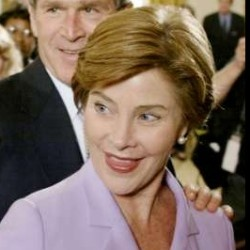
#> input picture demo_app/data/images/XQLFW/Laura_Bush_0007.jpg, 250 x 250 px, found by its file name
$ python degradation_funcs.py
#> lines starting #> are read from the running program, lines starting #| are printed output that depends on the picture
import numpy as np
import cv2
import os
from PIL import Image

# noise


def generate_noise(image,mean,var):
    # rows, cols, channels= image.shape
    rows, cols, channels = image.shape
    noise = np.random.normal(int(mean), int(var), (rows, cols, channels)).astype('uint8')
    img_noise = cv2.add(image, noise)
    return img_noise

def generate_blur(image,kernel_size):
    blurred_image = cv2.GaussianBlur(image, (kernel_size, kernel_size), 0)
    return blurred_image


def generate_lowresolution(image, scale_percent):
    width = int(image.shape[1] * scale_percent / 100)
    height = int(image.shape[0] * scale_percent / 100)
    dim = (width, height)
    resized = cv2.resize(image, dim, interpolation=cv2.INTER_AREA)
    new_image = np.full(image.shape, (128, 128, 128), dtype=np.uint8)
    x_offset = (new_image.shape[1] - resized.shape[1]) // 2
    y_offset = (new_image.shape[0] - resized.shape[0]) // 2
    new_image[y_offset:y_offset + resized.shape[0], x_offset:x_offset + resized.shape[1]] = resized
    return new_image

def generate_compression_artifact(image,quality):
    # Save the image with the specified quality
    cv2.imwrite(r"images\degradation_results\resolution.jpg", image, [cv2.IMWRITE_JPEG_QUALITY, quality])
    # Read the compressed image back using OpenCV
    image = cv2.imread(r"images\degradation_results\resolution.jpg")

    return image


if __name__ == '__main__':
    image = cv2.imread(r"C:\Users\HP\PycharmProjects\pythonProject\demo_app\data\images\XQLFW\Laura_Bush_0007.jpg")
#> image is the input picture: shape (250, 250, 3); mean B, G, R 89.7, 103.3, 122.8
    directory = (r'C:\Users\HP\PycharmProjects\pythonProject\demo_app\images\degradation_results')
    os.chdir(directory)
    filename = "degraded.jpg"
    #noisy = generate_noise(image,0,100)
    blurred=generate_blur(image,101)
#> in generate_blur, `blurred_image = cv2.GaussianBlur(image, (kernel_size, kernel_size), 0)`:
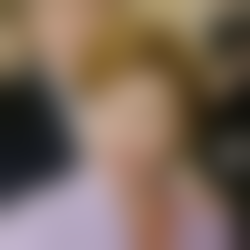
#> blurred_image: shape (250, 250, 3); mean B, G, R 89.7, 103.3, 122.8
    #lr=generate_lowresolution(image,40)
    #comp=generate_compression_artifact(image,500)
    cv2.imwrite(filename, blurred)

$ run again, with demo_app/data/images/XQLFW/Laura_Bush_0031.jpg copied over demo_app/data/images/XQLFW/Laura_Bush_0007.jpg
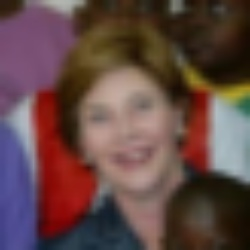
#> input picture demo_app/data/images/XQLFW/Laura_Bush_0031.jpg, 250 x 250 px, found by its file name
#> image is the input picture: shape (250, 250, 3); mean B, G, R 69.5, 72.4, 99.3
#> in generate_blur, `blurred_image = cv2.GaussianBlur(image, (kernel_size, kernel_size), 0)`:
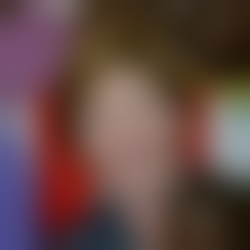
#> blurred_image: shape (250, 250, 3); mean B, G, R 69.5, 72.4, 99.3

$ run again, with demo_app/data/images/XQLFW/Jeffrey_Archer_0001.jpg copied over demo_app/data/images/XQLFW/Laura_Bush_0007.jpg
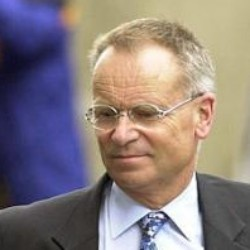
#> input picture demo_app/data/images/XQLFW/Jeffrey_Archer_0001.jpg, 250 x 250 px, found by its file name
#> image is the input picture: shape (250, 250, 3); mean B, G, R 125.6, 126.5, 138.3
#> in generate_blur, `blurred_image = cv2.GaussianBlur(image, (kernel_size, kernel_size), 0)`:
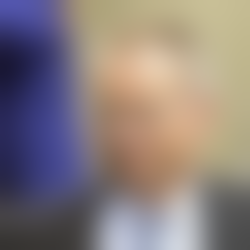
#> blurred_image: shape (250, 250, 3); mean B, G, R 125.6, 126.5, 138.3

$ run again, with demo_app/data/images/XQLFW/Jeffrey_Archer_0002.jpg copied over demo_app/data/images/XQLFW/Laura_Bush_0007.jpg
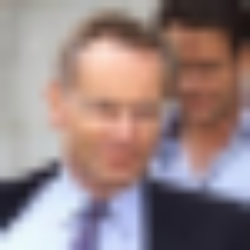
#> input picture demo_app/data/images/XQLFW/Jeffrey_Archer_0002.jpg, 250 x 250 px, found by its file name
#> image is the input picture: shape (250, 250, 3); mean B, G, R 131.2, 131.5, 150.6
#> in generate_blur, `blurred_image = cv2.GaussianBlur(image, (kernel_size, kernel_size), 0)`:
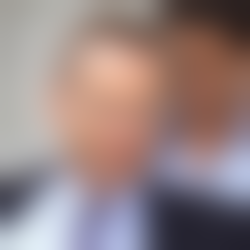
#> blurred_image: shape (250, 250, 3); mean B, G, R 131.2, 131.4, 150.6
